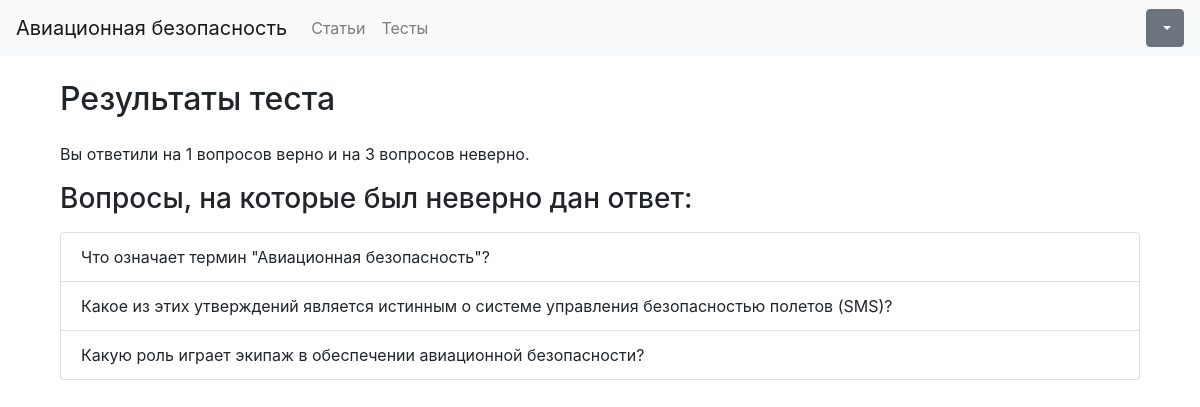
/32/result/, run on the app's committed database.
### quiz/models.py (models this page shows, shortened)
class UserTestAttempt(models.Model):
    user = models.ForeignKey(User, on_delete=models.CASCADE)
    test = models.ForeignKey(Test, on_delete=models.CASCADE)
    incorrect_questions = models.ManyToManyField(Question) # Новое поле
    correct_answers = models.IntegerField()
    incorrect_answers = models.IntegerField()
    completed_at = models.DateTimeField(default=timezone.now)

class Question(models.Model):
    text = models.TextField()
    test = models.ForeignKey(Test, on_delete=models.CASCADE, related_name='questions')

### quiz/views.py (the view)
# urls.py: path('<int:pk>/result/', views.test_result, name='test_result'),
def test_result(request, pk):
    attempt = get_object_or_404(UserTestAttempt, pk=pk)
    return render(request, 'quiz/test_result.html', {'attempt': attempt})

### quiz/templates/quiz/test_result.html
{% extends 'quiz/base.html' %}
{% block content %}
<div class="container">
    <div class="row">
        <div class="col-md-12">
            <h2 class="my-4">Результаты теста</h2>
            <p>
                Вы ответили на {{ attempt.correct_answers }} вопросов верно и на {{ attempt.incorrect_answers }} вопросов неверно.
            </p>
            {% if attempt.incorrect_questions.all %}
                <h3 class="my-3">Вопросы, на которые был неверно дан ответ:</h3>
                <ul class="list-group">
                    {% for question in attempt.incorrect_questions.all %}
                        <li class="list-group-item">{{ question.text }}</li>
                    {% endfor %}
                </ul>
            {% endif %}
        </div>
    </div>
</div>
{% endblock %}

### data on the page
UserTestAttempt: correct_answers "1", incorrect_answers "3"
Question: text "Что означает термин \"Авиационная безопасность\"?"
Question: text "Какое из этих утверждений является истинным о системе управления безопасностью полетов (SMS)?"
Question: text "Какую роль играет экипаж в обеспечении авиационной безопасности?"
